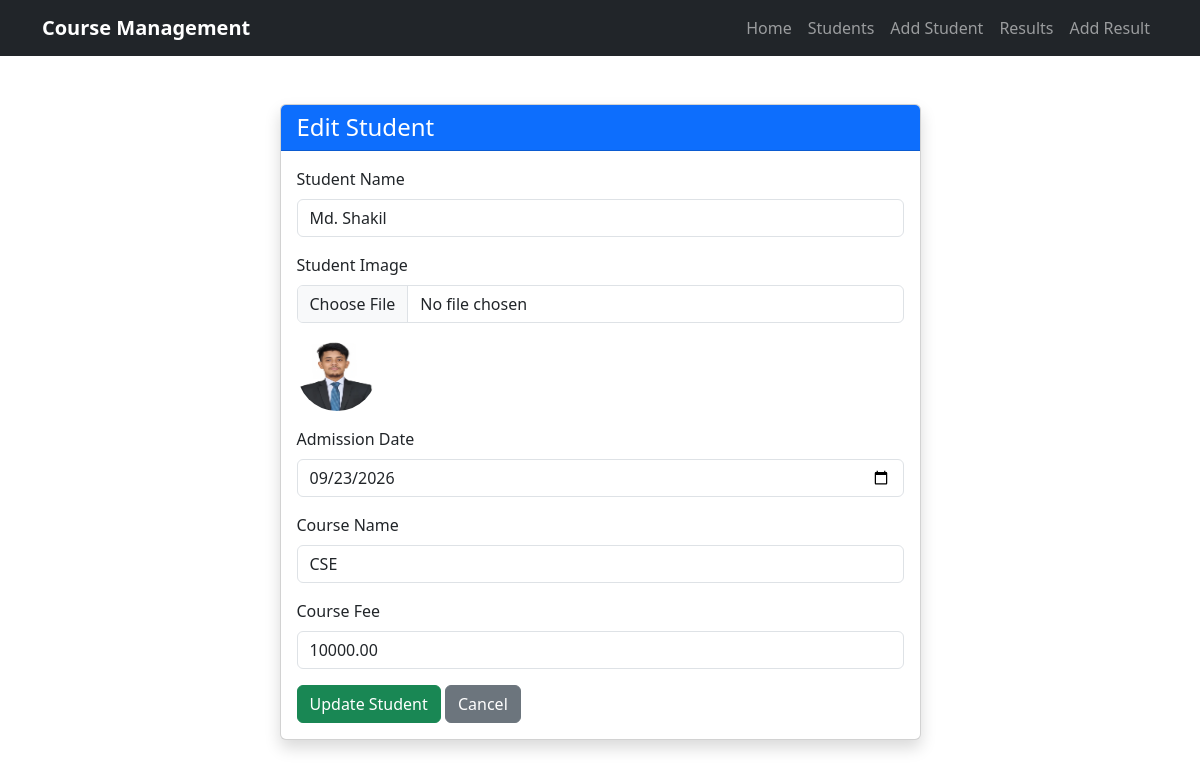
Page /students/update/3/ on the committed database.
### myapp/models.py (models this page shows)
class StudentModel(models.Model):
    student_name = models.CharField(max_length=100)
    image = models.ImageField(upload_to='students/')
    admission_date = models.DateField()
    course_name = models.CharField(max_length=150)
    course_fee = models.DecimalField(max_digits=10, decimal_places=2)

### myapp/views.py (the view, shortened to what this page needs)
# urls.py: path('students/update/<int:id>/', views.student_update, name='student_update'),
def student_update(request, id):
    student = get_object_or_404(StudentModel, id=id)
    return render(request, 'student_form.html', {
        'student': student
    })

### myapp/templates/student_form.html (shortened to what this page needs)
{% extends 'base.html' %}
{% block content %}
<div class="container mt-5">
    <div class="row justify-content-center">
        <div class="col-md-7">
        <div class="card shadow">
            <div class="card-header bg-primary text-white">
                <h4 class="mb-0">
                    {% if student %}
                        Edit Student
                    {% else %}
                        Add Student
                    {% endif %}
                </h4>
            </div>
            <div class="card-body">
                <form method="POST" enctype="multipart/form-data">
                    <div class="mb-3">
                        <label class="form-label">Student Name</label>
                        <input
                            type="text"
                            name="student_name"
                            class="form-control"
                            placeholder="Enter student name"
                            value="{{ student.student_name|default:'' }}"
                            required
                        >
                    </div>
                    <div class="mb-3">
                        <label class="form-label">Student Image</label>
                        <input
                            type="file"
                            name="image"
                            class="form-control"
                        >
                        {% if student and student.image %}
                            <div class="mt-2">
                                <img
                                    src="{{ student.image.url }}"
                                    alt="{{ student.student_name }}"
                                    width="80"
                                    height="80"
                                    class="rounded-circle"
                                >
                            </div>
                        {% endif %}
                    </div>
                    <div class="mb-3">
                        <label class="form-label">Admission Date</label>
                        <input
                            type="date"
                            name="admission_date"
                            class="form-control"
                            value="{{ student.admission_date|date:'Y-m-d' }}"
                            required
                        >
                    </div>
                    <div class="mb-3">
                        <label class="form-label">Course Name</label>
                        <input
                            type="text"
                            name="course_name"
                            class="form-control"
                            placeholder="Enter course name"
                            value="{{ student.course_name|default:'' }}"
                            required
                        >
                    </div>
                    <div class="mb-3">
                        <label class="form-label">Course Fee</label>
                        <input
                            type="number"
                            name="course_fee"
                            class="form-control"
                            placeholder="Enter course fee"
                            value="{{ student.course_fee|default:'' }}"
                            required
                        >
                    </div>
                    <button type="submit" class="btn btn-success">
                        {% if student %}
                            Update Student
                        {% else %}
                            Save Student
                        {% endif %}
                    </button>
                    <a
                        href="{% url 'student_list' %}"
                        class="btn btn-secondary"
                    >
                        Cancel
                    </a>
                </form>
            </div>
        </div>
    </div>
</div>
</div>
{% endblock %}

### rows in the picture
StudentModel: student_name "Md. Shakil", image (picture), admission_date "09/23/2026", course_name "CSE", course_fee "10000.00"
